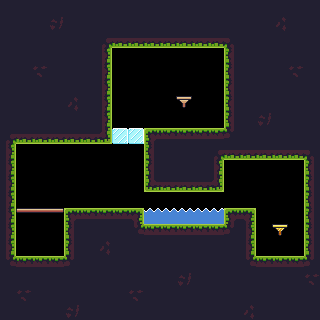

This is a level from a 2D game, rendered from its Tiled map with the project's own tilesets. A one-line summary and the complete map file follow:
An orthogonal 20x20 tile map with 16x16 px tiles, 1 tile layer (Tile Layer 1), 2 tilesets and 2 objects (ice, fire).

<map version="1.2" tiledversion="1.3.3" orientation="orthogonal" renderorder="right-down" width="20" height="20" tilewidth="16" tileheight="16" infinite="0" nextlayerid="4" nextobjectid="3">
 <tileset firstgid="1" source="tilesets/main_tileset.tsx" />
 <tileset firstgid="485" source="tilesets/main_tileset.tsx" />
 <layer id="1" name="Tile Layer 1" width="20" height="20">
  <data encoding="csv">
501,501,501,501,501,501,501,501,501,501,501,501,501,501,501,501,501,501,501,501,
501,501,501,534,501,501,501,501,501,501,501,501,501,501,501,501,501,532,501,501,
17,17,17,17,17,17,4,32,32,32,32,32,32,32,6,17,17,17,17,17,
17,17,17,17,17,17,18,0,0,0,0,0,0,0,16,17,17,17,17,17,
17,17,533,17,17,17,18,0,0,0,0,0,0,0,16,17,17,17,533,17,
17,17,17,17,17,17,18,0,0,0,0,0,0,0,16,17,17,17,17,17,
17,17,17,17,532,17,18,0,0,0,0,41,0,0,16,17,17,17,17,17,
17,17,17,17,17,17,18,0,0,0,0,0,0,0,16,17,534,17,17,17,
4,32,32,32,32,32,33,10,10,1,2,2,2,2,36,17,17,17,17,17,
18,0,0,0,0,0,0,0,0,16,17,17,17,4,32,32,32,32,32,6,
18,0,0,0,0,0,0,0,0,16,17,17,17,18,0,0,0,0,0,16,
18,0,0,0,0,0,0,0,0,31,32,32,32,33,0,0,0,0,0,16,
18,0,0,0,0,0,0,0,0,0,0,0,0,0,0,0,0,0,0,16,
18,43,44,45,1,2,2,2,3,37,37,37,37,37,1,3,0,0,0,16,
18,0,0,0,16,17,17,17,34,2,2,2,2,2,36,18,0,42,0,16,
18,0,0,0,16,17,532,17,17,17,17,17,17,17,17,18,0,0,0,16,
34,2,2,2,36,17,17,17,17,17,17,17,17,17,17,34,2,2,2,36,
17,17,17,17,17,17,17,17,17,17,17,534,17,17,17,17,17,17,17,533,
17,533,17,17,17,17,17,17,533,17,17,17,17,17,17,17,17,17,17,17,
17,17,17,17,534,17,17,17,17,17,17,17,17,17,17,532,17,17,17,17
</data>
 </layer>
 <objectgroup id="2" name="Object Layer 1">
  <object id="1" name="ice" x="32" y="240" width="16" height="16">
   <properties>
    <property name="sleep" type="bool" value="false" />
   </properties>
  </object>
  <object id="2" name="fire" x="176" y="80" width="16" height="16">
   <properties>
    <property name="sleep" type="bool" value="true" />
   </properties>
  </object>
 </objectgroup>
</map>
